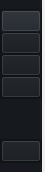
     <widget class="QWidget" name="leftContainer" native="true">
      <property name="sizePolicy">
       <sizepolicy hsizetype="Fixed" vsizetype="Preferred">
        <horstretch>0</horstretch>
        <verstretch>0</verstretch>
       </sizepolicy>
      </property>
      <property name="maximumSize">
       <size>
        <width>45</width>
        <height>16777215</height>
       </size>
      </property>
      <property name="styleSheet">
       <string notr="true"/>
      </property>
      <layout class="QHBoxLayout" name="horizontalLayout_2">
       <property name="spacing">
        <number>0</number>
       </property>
       <property name="leftMargin">
        <number>0</number>
       </property>
       <property name="topMargin">
        <number>0</number>
       </property>
       <property name="rightMargin">
        <number>0</number>
       </property>
       <property name="bottomMargin">
        <number>0</number>
       </property>
       <item alignment="Qt::AlignLeft">
        <widget class="QWidget" name="widget" native="true">
         <property name="sizePolicy">
          <sizepolicy hsizetype="Expanding" vsizetype="Preferred">
           <horstretch>0</horstretch>
           <verstretch>0</verstretch>
          </sizepolicy>
         </property>
         <property name="styleSheet">
          <string notr="true">background-color:#16191d</string>
         </property>
         <layout class="QVBoxLayout" name="verticalLayout">
          <property name="spacing">
           <number>0</number>
          </property>
          <property name="leftMargin">
           <number>0</number>
          </property>
          <property name="topMargin">
           <number>9</number>
          </property>
          <property name="rightMargin">
           <number>0</number>
          </property>
          <property name="bottomMargin">
           <number>9</number>
          </property>
          <item>
           <widget class="QFrame" name="frame_2">
            <property name="frameShape">
             <enum>QFrame::StyledPanel</enum>
            </property>
            <property name="frameShadow">
             <enum>QFrame::Raised</enum>
            </property>
            <layout class="QVBoxLayout" name="verticalLayout_10">
             <property name="spacing">
              <number>0</number>
             </property>
             <property name="leftMargin">
              <number>0</number>
             </property>
             <property name="topMargin">
              <number>0</number>
             </property>
             <property name="rightMargin">
              <number>0</number>
             </property>
             <property name="bottomMargin">
              <number>0</number>
             </property>
             <item>
              <widget class="QPushButton" name="homeBtn">
               <property name="styleSheet">
                <string notr="true">font: 8pt &quot;Franklin Gothic Medium&quot;;
color: rgb(255, 255, 255);background-color:#1f232a;</string>
               </property>
               <property name="text">
                <string/>
               </property>
               <property name="icon">
                <iconset>
                 <normaloff>../logois/home.svg</normaloff>../logois/home.svg</iconset>
               </property>
               <property name="iconSize">
                <size>
                 <width>24</width>
                 <height>24</height>
                </size>
               </property>
              </widget>
             </item>
             <item>
              <widget class="QPushButton" name="vidBtn">
               <property name="text">
                <string/>
               </property>
               <property name="icon">
                <iconset>
                 <normaloff>../logois/video.svg</normaloff>../logois/video.svg</iconset>
               </property>
               <property name="iconSize">
                <size>
                 <width>24</width>
                 <height>24</height>
                </size>
               </property>
              </widget>
             </item>
             <item>
              <widget class="QPushButton" name="imgBtn">
               <property name="text">
                <string/>
               </property>
               <property name="icon">
                <iconset>
                 <normaloff>../logois/image.svg</normaloff>../logois/image.svg</iconset>
               </property>
               <property name="iconSize">
                <size>
                 <width>24</width>
                 <height>24</height>
                </size>
               </property>
              </widget>
             </item>
             <item>
              <widget class="QPushButton" name="musBtn">
               <property name="text">
                <string/>
               </property>
               <property name="icon">
                <iconset>
                 <normaloff>../logois/music.svg</normaloff>../logois/music.svg</iconset>
               </property>
               <property name="iconSize">
                <size>
                 <width>24</width>
                 <height>24</height>
                </size>
               </property>
              </widget>
             </item>
            </layout>
           </widget>
          </item>
          <item>
           <spacer name="verticalSpacer">
            <property name="orientation">
             <enum>Qt::Vertical</enum>
            </property>
            <property name="sizeHint" stdset="0">
             <size>
              <width>20</width>
              <height>40</height>
             </size>
            </property>
           </spacer>
          </item>
          <item>
           <widget class="QFrame" name="frame_3">
            <property name="frameShape">
             <enum>QFrame::StyledPanel</enum>
            </property>
            <property name="frameShadow">
             <enum>QFrame::Raised</enum>
            </property>
            <layout class="QVBoxLayout" name="verticalLayout_11">
             <property name="spacing">
              <number>0</number>
             </property>
             <property name="leftMargin">
              <number>0</number>
             </property>
             <property name="topMargin">
              <number>0</number>
             </property>
             <property name="rightMargin">
              <number>0</number>
             </property>
             <property name="bottomMargin">
              <number>0</number>
             </property>
             <item>
              <widget class="QPushButton" name="infoBtn">
               <property name="text">
                <string/>
               </property>
               <property name="icon">
                <iconset>
                 <normaloff>../logois/info.svg</normaloff>../logois/info.svg</iconset>
               </property>
               <property name="iconSize">
                <size>
                 <width>24</width>
                 <height>24</height>
                </size>
               </property>
              </widget>
             </item>
            </layout>
           </widget>
          </item>
         </layout>
        </widget>
       </item>
      </layout>
     </widget>
